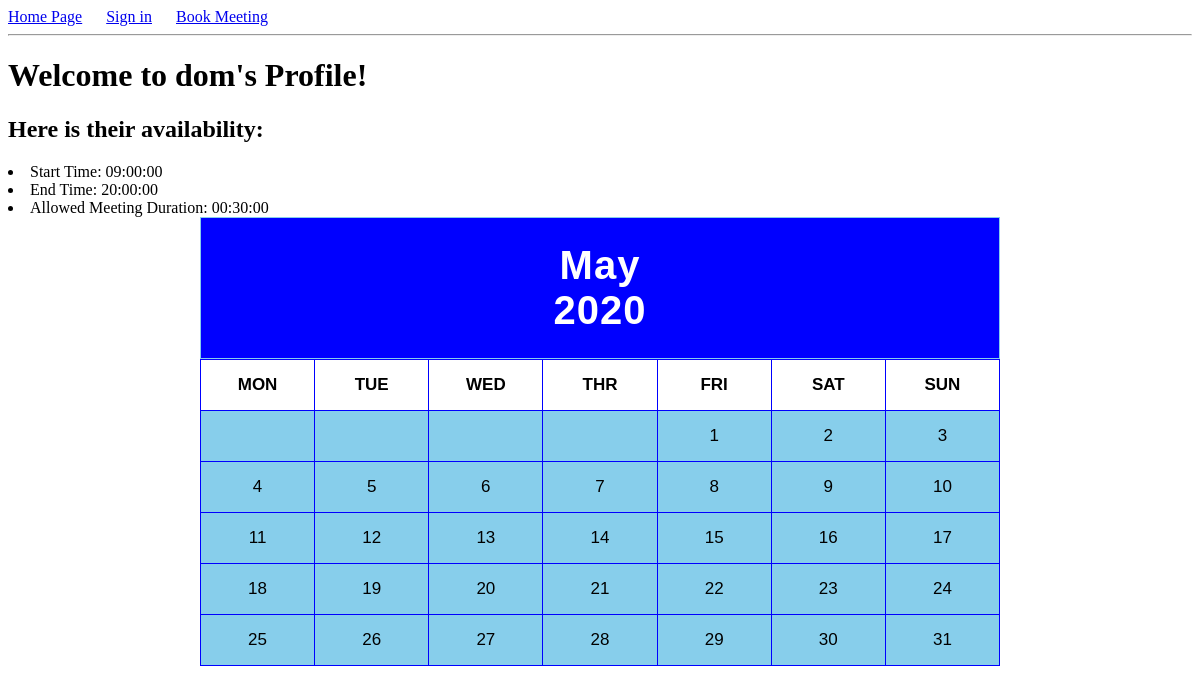
Screenshot of /dom with the database file from the repository.
### app/models.py (models this page shows, shortened)
class User(db.Model):
    id = db.Column(db.Integer, primary_key=True)
    username = db.Column(db.String(64), index=True, unique=True)
    email = db.Column(db.String(128), index=True, unique=True)
    password_hash = db.Column(db.String(128))
    availability_start = db.Column(db.Time, default=time(9, 0, 0))
    availability_end = db.Column(db.Time, default=time(20, 0, 0))
    meeting_duration = db.Column(db.Time, default=time(0, 30, 0))

### app/routes.py (the view)
@app.route('/<username>')
def profile(username):
    today = datetime.datetime.today()
    year = today.year
    month = calendar.month_name[today.month]
    listofdays = calendar.monthcalendar(year, today.month)
    if current_user.is_active:
        flash("Only guests may view other creators' profiles")
        return redirect(url_for('home'))
    found = False
    name = username
    users = User.query.all()
    for u in users:
        if name == u.username:
            found = True
            user = u
    if not found:
        flash('User "' + name + '" Not Found')
        return redirect(url_for('home'))
    return render_template('profile.html', title = 'Creator Profile',
                           year=year, month=month, listofdays=listofdays,
                           user = user)

### app/templates/profile.html (shortened to what this page needs)
{% extends "base.html" %}
{% block content %}
    <h1>Welcome to {{ user.username }}'s Profile!</h1>
    <h2>Here is their availability:</h2>
    <li>Start Time: {{ user.availability_start }}</li>
    <li>End Time: {{ user.availability_end }}</li>
    <li>Allowed Meeting Duration: {{ user.meeting_duration }}</li>
   <head>
    </head>
<body>
     <div class="container">
           <div class="month">
                    <strong>{{ month }}</strong>
                    <br>
                    <strong>{{ year }}</strong>
          </div>
          <table>
               <tr>
                    <th>MON</th>
                    <th>TUE</th>
                    <th>WED</th>
                    <th>THR</th>
                    <th>FRI</th>
                    <th>SAT</th>
                    <th>SUN</th>
               </tr>
               <tr>
                    <td>{% if listofdays[0][0] != 0 %} {{ listofdays[0][0] }} {% endif %}</td>
                    <td>{% if listofdays[0][1] != 0 %} {{ listofdays[0][1] }} {% endif %}</td>
                    <td>{% if listofdays[0][2] != 0 %} {{ listofdays[0][2] }} {% endif %}</td>
                    <td>{% if listofdays[0][3] != 0 %} {{ listofdays[0][3] }} {% endif %}</td>
                    <td>{% if listofdays[0][4] != 0 %} {{ listofdays[0][4] }} {% endif %}</td>
                    <td>{% if listofdays[0][5] != 0 %} {{ listofdays[0][5] }} {% endif %}</td>
                    <td>{% if listofdays[0][6] != 0 %} {{ listofdays[0][6] }} {% endif %}</td>
               </tr>
               <tr>
                    <td>{{ listofdays[1][0] }}</td>
                    <td>{{ listofdays[1][1] }}</td>
                    <td>{{ listofdays[1][2] }}</td>
                    <td>{{ listofdays[1][3] }}</td>
                    <td>{{ listofdays[1][4] }}</td>
                    <td>{{ listofdays[1][5] }}</td>
                    <td>{{ listofdays[1][6] }}</td>
               </tr>
               <tr>
                    <td>{{ listofdays[2][0] }}</td>
                    <td>{{ listofdays[2][1] }}</td>
                    <td>{{ listofdays[2][2] }}</td>
                    <td>{{ listofdays[2][3] }}</td>
                    <td>{{ listofdays[2][4] }}</td>
                    <td>{{ listofdays[2][5] }}</td>
                    <td>{{ listofdays[2][6] }}</td>
               </tr>
               <tr>
                    <td>{{ listofdays[3][0] }}</td>
                    <td>{{ listofdays[3][1] }}</td>
                    <td>{{ listofdays[3][2] }}</td>
                    <td>{{ listofdays[3][3] }}</td>
                    <td>{{ listofdays[3][4] }}</td>
                    <td>{{ listofdays[3][5] }}</td>
                    <td>{{ listofdays[3][6] }}</td>
               </tr>
               <tr>
                    <td>{% if listofdays[4][0] != 0 %} {{ listofdays[4][0] }} {% endif %}</td>
                    <td>{% if listofdays[4][1] != 0 %} {{ listofdays[4][1] }} {% endif %}</td>
                    <td>{% if listofdays[4][2] != 0 %} {{ listofdays[4][2] }} {% endif %}</td>
                    <td>{% if listofdays[4][3] != 0 %} {{ listofdays[4][3] }} {% endif %}</td>
                    <td>{% if listofdays[4][4] != 0 %} {{ listofdays[4][4] }} {% endif %}</td>
                    <td>{% if listofdays[4][5] != 0 %} {{ listofdays[4][5] }} {% endif %}</td>
                    <td>{% if listofdays[4][6] != 0 %} {{ listofdays[4][6] }} {% endif %}</td>
               </tr>
          </table>
     </div>
</body>
{% endblock %}

### app/templates/base.html (shortened to what this page needs)
<!DOCTYPE html>
<html>
    <head>
    </head>
    <body>
       <div>
        <a href="{{ url_for('home') }}">Home Page</a>
        {% if current_user.is_active == False %}
        &emsp; <a href="{{ url_for('login') }}">Sign in</a>
        &emsp; <a href="{{ url_for('search_users') }}">Book Meeting</a>
        {% endif %}
     </div>
       <hr>
       {% block content %}{% endblock %}
    </body>
</html>

### app/templates/base.html (style rules this page uses)
body { background-image: url('https://thumbs.dreamstime.com/b/elegant-web-background-earth-waves-23109063.jpg'); }

### app/templates/profile.html (style rules this page uses)
body { background: white; background-image: url('https://thumbs.dreamstime.com/b/elegant-web-background-earth-waves-23109063.jpg'); }
.container { max-width: 800px; margin: auto; font-family: sans-serif; }
.month { text-align: center; background: blue; font-size: 2.5em; letter-spacing: 1px; color: white; padding: 25px; border: 1px solid skyblue; }
table, th, td { width: 100%; table-layout: fixed; text-align: center; font-size: 17px; border-collapse: collapse; border: 1px solid blue; }
tr, th, td { padding: 15px; }
th { background: white; color: black; }
td { background: skyblue; }

### rows the page displays
User: username "dom", availability_start "09:00:00", availability_end "20:00:00", meeting_duration "00:30:00"

### other values shown
{{ listofdays[0][4] }} "1"
{{ listofdays[0][5] }} "2"
{{ listofdays[0][6] }} "3"
{{ listofdays[1][0] }} "4"
{{ listofdays[1][1] }} "5"
{{ listofdays[1][2] }} "6"
{{ listofdays[1][3] }} "7"
{{ listofdays[1][4] }} "8"
{{ listofdays[1][5] }} "9"
{{ listofdays[1][6] }} "10"
{{ listofdays[2][0] }} "11"
{{ listofdays[2][1] }} "12"
{{ listofdays[2][2] }} "13"
{{ listofdays[2][3] }} "14"
{{ listofdays[2][4] }} "15"
